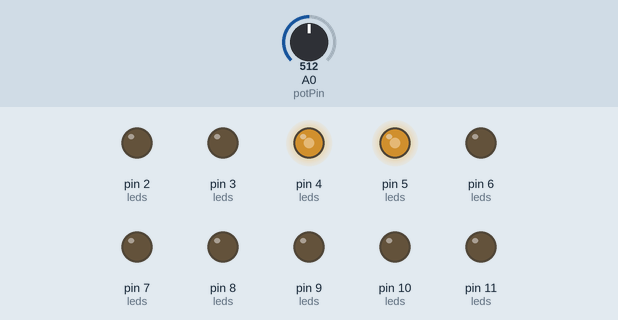
The sketch below on a simulated Arduino Uno, built with avr-gcc and run on an emulated ATmega328P. Parts: output pins drawn as LEDs (lit = HIGH). Inputs (shaded band) come from the test bench; at power-on: A0 (potPin) = 512.

Above: at 1.2 s.
1.3 s: A0 (potPin) set to 595
2.8 s: A0 (potPin) set to 624
At 3.4 s:
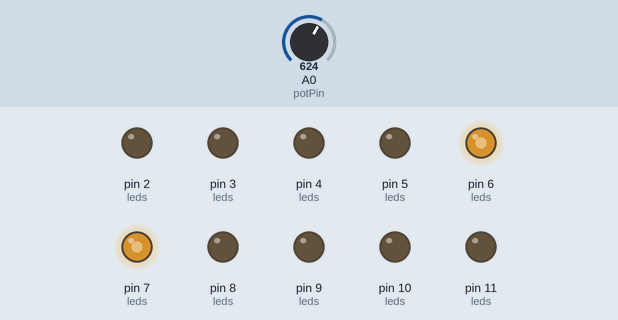
4.3 s: A0 (potPin) set to 807
5.8 s: A0 (potPin) set to 837
At 6.8 s:
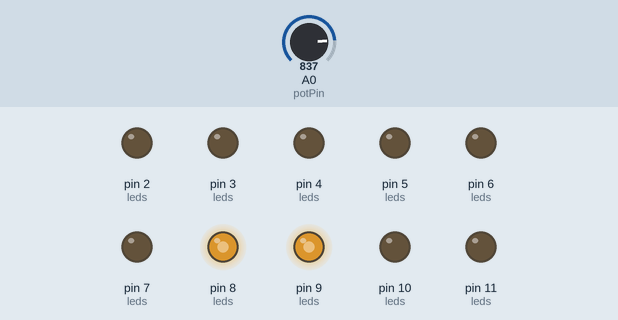
7.3 s: A0 (potPin) set to 716
At 8.7 s:
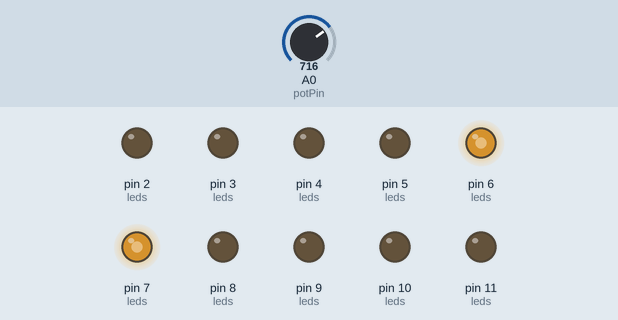
Timing chart, 0 to 9.8 s (numbered marks = the images above; inputs shaded):
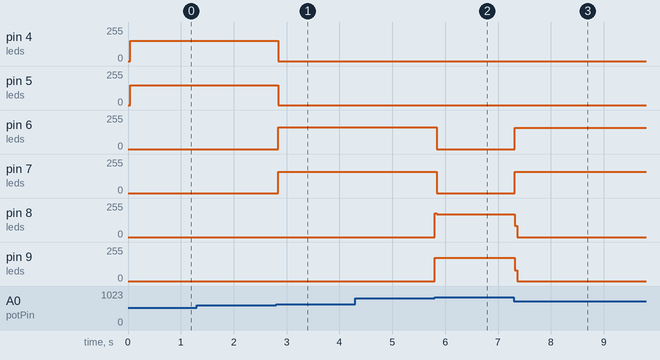

Measured:
- the behaviour switches between 613 and 614 on A0 (potPin) (found by bisection; images 0 and 1)
- the behaviour switches between 818 and 819 on A0 (potPin) (found by bisection; images 1 and 2)
- after the input at 1.3 s, every drawn part: stays the same
- after the input at 2.8 s, pin 4 (leds): 152/255 → 0/255 at once; pin 5 (leds): 150/255 → 0/255 at once; pin 6 (leds): 0/255 → 162/255 at once; pin 7 (leds): 0/255 → 160/255 at once
- after the input at 4.3 s, every drawn part: stays the same
- after the input at 5.8 s, pin 6 (leds): 162/255 → 0/255 at once; pin 7 (leds): 160/255 → 0/255 at once; pin 8 (leds): 0/255 → 171/255 at once; pin 9 (leds): 0/255 → 173/255 at once
- after the input at 7.3 s, pin 6 (leds): 0/255 → 161/255 at once; pin 7 (leds): 0/255 → 160/255 at once; pin 8 (leds): 171/255 → 0/255 at once; pin 9 (leds): 173/255 → 0/255 at once

The sketch:

7_LEd_with_Pot_varry.ino
```cpp
int potPin = A0;
int leds[5][2] = {
  { 2, 3 },
  { 4, 5 },
  { 6, 7 },
  { 8, 9 },
  { 10, 11 }
};

void setup() {
  for (int i = 0; i < 5; i++) {
    pinMode(leds[i][0], OUTPUT);
    pinMode(leds[i][1], OUTPUT);
    digitalWrite(leds[i][0], LOW);
    digitalWrite(leds[i][1], LOW);
  }
}

void loop() {
  int potValue = analogRead(potPin); // 0 to 1023

  // Turn all LEDs off
  for (int i = 0; i < 5; i++) {
    digitalWrite(leds[i][0], LOW);
    digitalWrite(leds[i][1], LOW);
  }

  // Determine which LED pair to turn on
  int index = map(potValue, 0, 1023, 0, 5); // 0 to 5
  if (index > 0) {
    int ledIndex = index - 1;
    digitalWrite(leds[ledIndex][0], HIGH);
    digitalWrite(leds[ledIndex][1], HIGH);
  }
}
```
